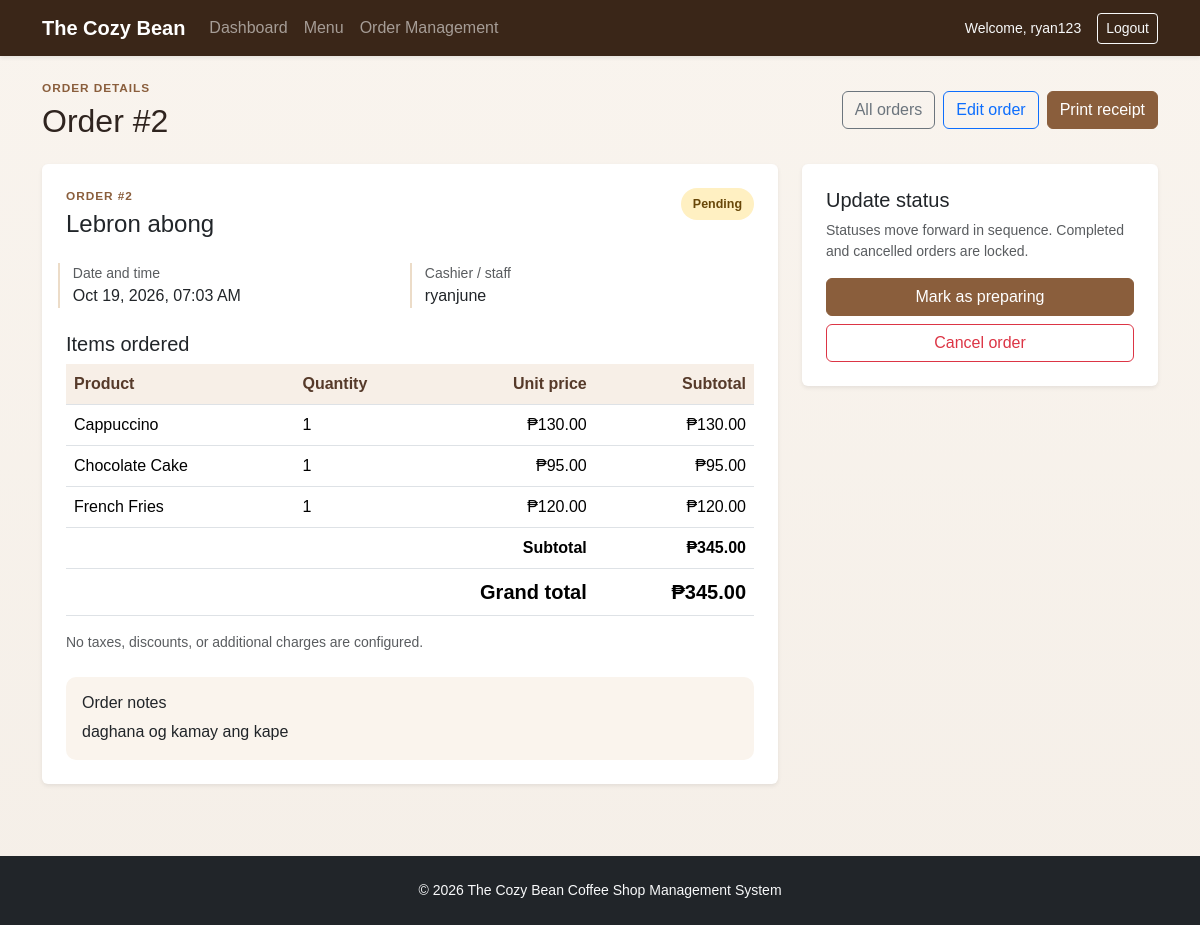
Page /orders/2/ (signed in) on the committed database.
### coffee_shop/models.py (models this page shows, shortened)
class Order(models.Model):
    class Status(models.TextChoices):
        PENDING = 'Pending', 'Pending'
        PREPARING = 'Preparing', 'Preparing'
        READY = 'Ready', 'Ready'
        COMPLETED = 'Completed', 'Completed'
        CANCELLED = 'Cancelled', 'Cancelled'
    STATUS_CHOICES = Status.choices
    ALLOWED_TRANSITIONS = {
        Status.PENDING: (Status.PREPARING, Status.CANCELLED),
        Status.PREPARING: (Status.READY, Status.CANCELLED),
        Status.READY: (Status.COMPLETED, Status.CANCELLED),
        Status.COMPLETED: (),
        Status.CANCELLED: (),
    }
    order_date = models.DateTimeField(auto_now_add=True)
    total_amount = models.DecimalField(max_digits=12, decimal_places=2, default=0)
    status = models.CharField(max_length=20, choices=STATUS_CHOICES, default=Status.PENDING)
    customer_name = models.CharField(max_length=150, blank=True)
    notes = models.TextField(blank=True)
    created_by = models.ForeignKey(
        settings.AUTH_USER_MODEL,
        on_delete=models.SET_NULL,
        null=True,
        blank=True,
        related_name='coffee_shop_orders',
    )
    submission_token = models.UUIDField(null=True, blank=True, unique=True, editable=False)
    class Meta:
        ordering = ('-order_date',)

class OrderItem(models.Model):
    order = models.ForeignKey(Order, related_name='items', on_delete=models.CASCADE)
    menu_item = models.ForeignKey(MenuItem, on_delete=models.PROTECT)
    quantity = models.PositiveIntegerField(default=1)
    price = models.DecimalField(max_digits=10, decimal_places=2)
    subtotal = models.DecimalField(max_digits=12, decimal_places=2, default=0)
    class Meta:
        ordering = ('id',)

class MenuItem(models.Model):
    CATEGORY_CHOICES = [
        ('Hot Drinks', 'Hot Drinks'),
        ('Cold Drinks', 'Cold Drinks'),
        ('Pastries', 'Pastries'),
        ('Snacks', 'Snacks'),
    ]
    AVAILABILITY_CHOICES = [
        ('Available', 'Available'),
        ('Out of Stock', 'Out of Stock'),
    ]
    name = models.CharField(max_length=150)
    category = models.CharField(max_length=30, choices=CATEGORY_CHOICES)
    price = models.DecimalField(max_digits=10, decimal_places=2)
    stock_quantity = models.IntegerField(default=0)
    availability = models.CharField(max_length=20, choices=AVAILABILITY_CHOICES, default='Available')
    description = models.TextField(blank=True)
    date_added = models.DateTimeField(auto_now_add=True)
    class Meta:
        ordering = ('category', 'name')

### coffee_shop/views.py (the view)
# urls.py: path('orders/<int:pk>/', views.order_detail, name='order_detail'),
@staff_required
def order_detail(request, pk):
    order = get_object_or_404(
        Order.objects.select_related('created_by').prefetch_related('items__menu_item'),
        pk=pk,
    )
    return render(request, 'coffee_shop/order_detail.html', {'order': order})

### coffee_shop/views.py (called while the page is built)
def staff_required(view_func):
    @wraps(view_func)
    @login_required
    def _wrapped_view(request, *args, **kwargs):
        if not request.user.is_staff:
            raise PermissionDenied
        return view_func(request, *args, **kwargs)
    return _wrapped_view

### coffee_shop/templates/coffee_shop/order_detail.html (shortened to what this page needs)
{% extends 'coffee_shop/base.html' %}
{% block content %}
<div class="d-flex justify-content-between align-items-center flex-wrap gap-3 mb-4">
    <div>
        <p class="section-label mb-1">Order details</p>
        <h1 class="h2 mb-0">Order #{{ order.pk }}</h1>
    </div>
    <div class="d-flex flex-wrap gap-2">
        <a href="{% url 'order_list' %}" class="btn btn-outline-secondary">All orders</a>
        {% if order.status == 'Pending' or order.status == 'Preparing' %}
            <a href="{% url 'order_update' order.pk %}" class="btn btn-outline-primary">Edit order</a>
        {% endif %}
        <a href="{% url 'order_receipt' order.pk %}" class="btn btn-primary">Print receipt</a>
    </div>
</div>
<div class="row g-4">
    <div class="col-lg-8">
        <section class="card shadow-sm border-0">
            <div class="card-body p-4">
                <div class="d-flex justify-content-between align-items-start flex-wrap gap-3 mb-4">
                    <div>
                        <p class="section-label mb-1">Order #{{ order.pk }}</p>
                        <h2 class="h4 mb-0">{{ order.customer_name|default:'Walk-in customer' }}</h2>
                    </div>
                    <span class="status-badge status-{{ order.status|slugify }}">{{ order.status }}</span>
                </div>
                <div class="row g-3 order-meta mb-4">
                    <div class="col-sm-6"><span class="text-muted d-block small">Date and time</span>{{ order.order_date|date:'M d, Y, h:i A' }}</div>
                    <div class="col-sm-6"><span class="text-muted d-block small">Cashier / staff</span>{{ order.created_by.get_username|default:'—' }}</div>
                </div>
                <h3 class="h5">Items ordered</h3>
                <div class="table-responsive">
                    <table class="table align-middle">
                        <thead>
                            <tr><th>Product</th><th>Quantity</th><th class="text-end">Unit price</th><th class="text-end">Subtotal</th></tr>
                        </thead>
                        <tbody>
                            {% for item in order.items.all %}
                                <tr>
                                    <td>{{ item.menu_item.name }}</td>
                                    <td>{{ item.quantity }}</td>
                                    <td class="text-end">₱{{ item.price|floatformat:2 }}</td>
                                    <td class="text-end">₱{{ item.subtotal|floatformat:2 }}</td>
                                </tr>
                            {% empty %}
                                <tr><td colspan="4" class="text-center text-muted py-3">No items in this order.</td></tr>
                            {% endfor %}
                        </tbody>
                        <tfoot>
                            <tr><th colspan="3" class="text-end">Subtotal</th><th class="text-end">₱{{ order.total_amount|floatformat:2 }}</th></tr>
                            <tr><th colspan="3" class="text-end fs-5">Grand total</th><th class="text-end fs-5">₱{{ order.total_amount|floatformat:2 }}</th></tr>
                        </tfoot>
                    </table>
                </div>
                <p class="small text-muted mb-0">No taxes, discounts, or additional charges are configured.</p>
                {% if order.notes %}
                    <div class="order-notes mt-4">
                        <h3 class="h6">Order notes</h3>
                        <p class="mb-0">{{ order.notes|linebreaksbr }}</p>
                    </div>
                {% endif %}
            </div>
        </section>
    </div>
    <div class="col-lg-4">
        <section class="card shadow-sm border-0" id="status-management">
            <div class="card-body p-4">
                <h2 class="h5 mb-2">Update status</h2>
                <p class="text-muted small mb-3">Statuses move forward in sequence. Completed and cancelled orders are locked.</p>
                {% if order.status == 'Pending' %}
                    <form method="post" action="{% url 'order_status_update' order.pk %}" class="mb-2">
                        <button class="btn btn-primary w-100" type="submit">Mark as preparing</button>
                    </form>
                    <form method="post" action="{% url 'order_status_update' order.pk %}" data-confirm="Cancel this order? This cannot be undone.">
                        <button class="btn btn-outline-danger w-100" type="submit">Cancel order</button>
                    </form>
                {% else %}
                    <p class="text-muted mb-0">No further status changes are allowed.</p>
                {% endif %}
            </div>
        </section>
    </div>
</div>
{% endblock %}

### coffee_shop/templates/coffee_shop/base.html (shortened to what this page needs)
{% load static %}
<!DOCTYPE html>
<html lang="en">
<head>
    <link href="https://cdn.jsdelivr.net/npm/bootstrap@5.3.3/dist/css/bootstrap.min.css" rel="stylesheet">
    <link rel="stylesheet" href="{% static 'coffee_shop/styles.css' %}">
</head>
<body>
    <nav class="navbar navbar-expand-lg navbar-dark cozy-navbar shadow-sm">
        <div class="container">
            <a class="navbar-brand fw-bold" href="{% url 'dashboard' %}">The Cozy Bean</a>
            <div class="collapse navbar-collapse" id="mainNav">
                {% if user.is_authenticated %}
                    <ul class="navbar-nav me-auto mb-2 mb-lg-0">
                        <li class="nav-item"><a class="nav-link" href="{% url 'dashboard' %}">Dashboard</a></li>
                        <li class="nav-item"><a class="nav-link" href="{% url 'menu_list' %}">Menu</a></li>
                        <li class="nav-item"><a class="nav-link" href="{% url 'order_list' %}">Order Management</a></li>
                    </ul>
                    <div class="d-flex align-items-center gap-3">
                        <span class="text-light small">Welcome, {{ user.username }}</span>
                        <form method="post" action="{% url 'logout' %}">
                            <button class="btn btn-outline-light btn-sm" type="submit">Logout</button>
                        </form>
                    </div>
                {% else %}
                    <ul class="navbar-nav ms-auto">
                        <li class="nav-item"><a class="nav-link" href="{% url 'login' %}">Login</a></li>
                    </ul>
                {% endif %}
            </div>
        </div>
    </nav>
    <main class="container py-4">
        {% block content %}{% endblock %}
    </main>
    <footer class="bg-dark text-light py-4 mt-5">
        <div class="container text-center small">
            © {% now 'Y' %} The Cozy Bean Coffee Shop Management System
        </div>
    </footer>
</body>
</html>

### coffee_shop/static/coffee_shop/styles.css (style rules this page uses)
body { background: linear-gradient(180deg, #f9f4ee 0%, #f5efe8 100%); color: #2f241f; font-family: Arial, sans-serif; }
.cozy-navbar { background: #3a2618; }
.section-label { text-transform: uppercase; letter-spacing: 0.08em; color: #8a5e3c; font-size: 0.74rem; font-weight: 700; }
.btn-primary { background: #8a5e3c; border-color: #8a5e3c; }
.table thead th { background: #f7efe7; color: #563a2a; font-weight: 600; }
.status-badge { display: inline-block; border-radius: 999px; padding: 0.4rem 0.75rem; font-size: 0.78rem; font-weight: 700; white-space: nowrap; }
.status-pending { background: #fff0c2; color: #684708; }
.order-meta > div { border-left: 2px solid #ecdcc8; padding-left: 0.8rem; }
.order-notes { border-radius: 10px; background: #faf4ed; padding: 1rem; }

### rows in the picture
Order: pk "2", customer_name "Lebron abong", status "Pending", order_date "Oct 19, 2026, 07:03 AM", created_by.get_username "ryanjune", total_amount "345.00", notes "daghana og kamay ang kape"
OrderItem: menu_item.name "Cappuccino", quantity "1", price "130.00", subtotal "130.00"
OrderItem: menu_item.name "Chocolate Cake", quantity "1", price "95.00", subtotal "95.00"
OrderItem: menu_item.name "French Fries", quantity "1", price "120.00", subtotal "120.00"

### other values in the picture
{{ user.username }} "ryan123"
